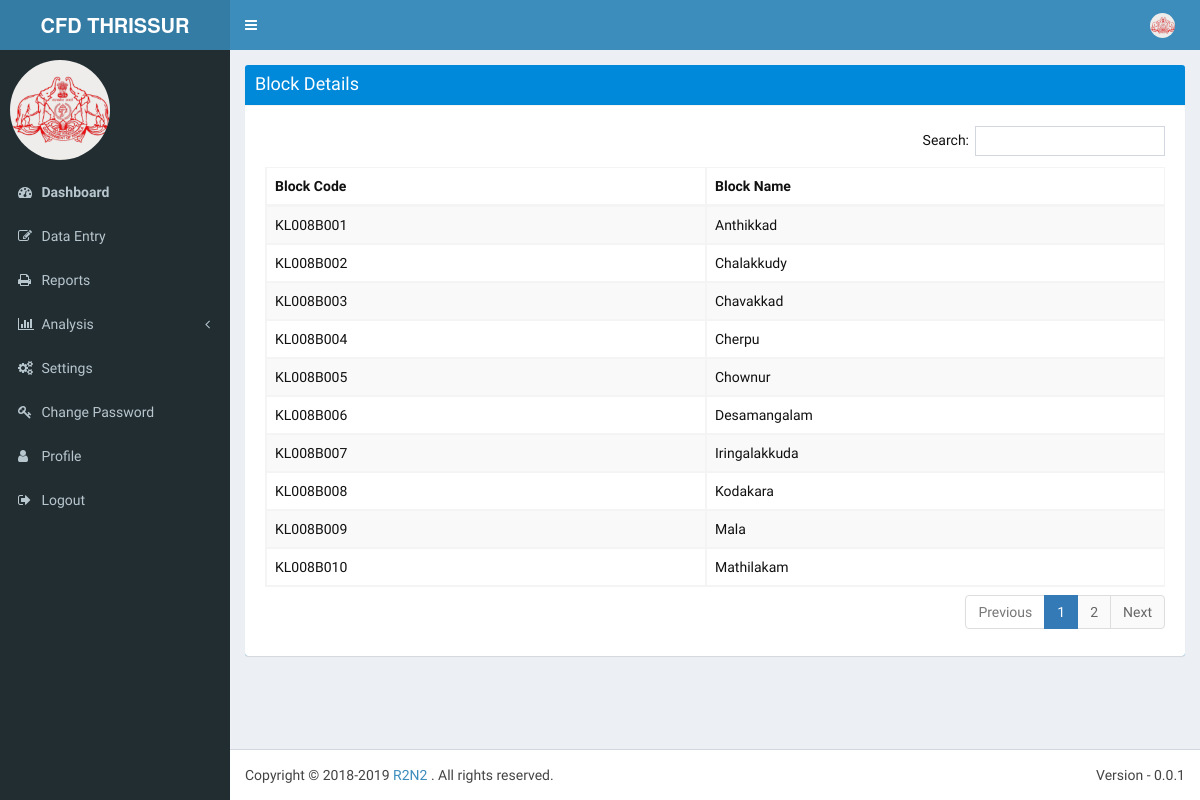
Screenshot of /rpts/blck/ with the database file from the repository.
### lsgd/models.py (models this page shows)
class Block(models.Model):
    block_code = models.CharField(max_length = 15, unique = True, primary_key = True)
    district_code = models.ForeignKey('District', on_delete = models.SET_NULL, null = True)
    block_name = models.CharField(max_length = 100)

### rpts/views.py (the view)
def blck_page(request):
    blocks = Block.objects.all()
    return render(request, 'rpts/blck.html', {'blocks': blocks})

### rpts/templates/rpts/blck.html (shortened to what this page needs)
{% extends 'r2n2/base.html' %}
{% block userinfo %}
          <li class="dropdown user user-menu">
            <a href="#" class="dropdown-toggle" data-toggle="dropdown">
              <img src="/static/dist/img/user2-160x160.jpg" class="user-image" alt="User Image">
            </a>
          </li>
{% endblock %}
{% block content %}
<section class="content">
<div class="box box-solid bg-blue-gradient">
  <div class="box-header">
    <h3 class="box-title">Block Details</h3>
  </div>
 <div class="box-footer text-black">
  <div class="box-body">
    <table id="lsgds" class="table table-bordered table-striped table-hover" cellspacing="0" width="100%">
		  <thead> <tr> <th>Block Code</th> <th>Block Name</th> </tr> </thead>
          <tbody>
              {% for b in blocks %} <tr>
                  <td>{{ b.block_code }}</td>
                  <td>{{ b.block_name }}</td>
              </tr> {% endfor %}
          </tbody>
        </table>
  </div>
  </div>
</div>
{% endblock %}

### rows the page displays
Block: block_code "KL008B001", block_name "Anthikkad"
Block: block_code "KL008B002", block_name "Chalakkudy"
Block: block_code "KL008B003", block_name "Chavakkad"
Block: block_code "KL008B004", block_name "Cherpu"
Block: block_code "KL008B005", block_name "Chownur"
Block: block_code "KL008B006", block_name "Desamangalam"
Block: block_code "KL008B007", block_name "Iringalakkuda"
Block: block_code "KL008B008", block_name "Kodakara"
Block: block_code "KL008B009", block_name "Mala"
Block: block_code "KL008B010", block_name "Mathilakam"
